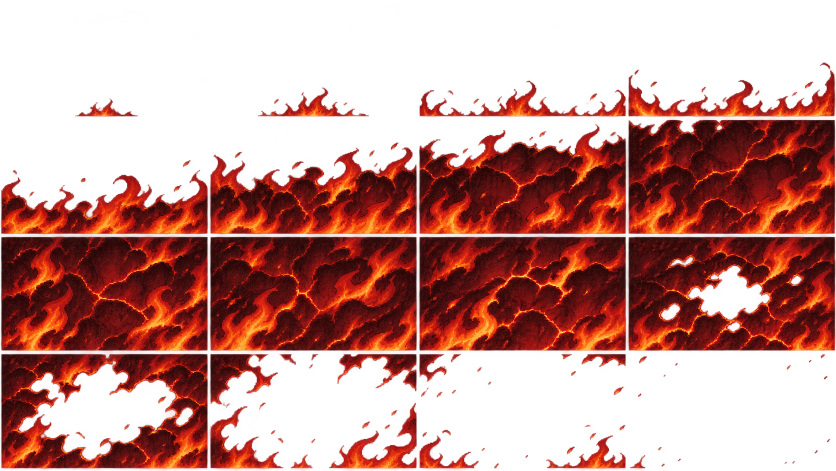
#> input picture SourceArt/wrath_phase_wipe/source.png, 1672 x 941 px (shown at 1/2 size)
$ python package.py
#> lines starting #> are read from the running program, lines starting #| are printed output that depends on the picture; after the words box and inside, x2 and y2 are one past the last pixel; in counts of white or black regions, pixels touching at a corner belong together
"""Slice the image-model full-screen FX; no procedural painting or interpolation."""
from pathlib import Path
import hashlib
import json
import math
import numpy as np
from PIL import Image

HERE = Path(__file__).resolve().parent
DEST = HERE.parents[1] / 'Assets/Resources/WrathGeneral/phase2/wipe'

def edge(x):
    return math.floor(x+.5)

def export():
    source = Image.open(HERE/'source.png').convert('RGBA')
#> source is the input picture: PIL image 1672x941 RGBA; mean R, G, B, A 78.1, 13.3, 6.9, 116.9
    width, height = source.size
#> width = 1672; height = 941
    frames, records = [], []
    DEST.mkdir(parents=True, exist_ok=True)
    for index in range(16):
        row, col = divmod(index, 4)
        # Full-bleed effects intentionally reach cell edges. Inset removes painted sheet separators.
        box = (edge(col*width/4)+2, edge(row*height/4)+2,
               edge((col+1)*width/4)-2, edge((row+1)*height/4)-2)
        a = np.array(source.crop(box).resize((512,288), Image.Resampling.NEAREST))
        solid = a[:,:,3] >= 128
        a[:,:,3] = np.where(solid,255,0)
        a[~solid] = 0
        frame = Image.fromarray(a)
        frame.save(DEST/f'wipe-{index+1:02}.png', optimize=True)
        frames.append(frame)
        records.append({'frame': index+1, 'sourceRect': box,
                        'opaqueCoverage': float(solid.mean()),
                        'sha256': hashlib.sha256(a.tobytes()).hexdigest()})
#> this loop made 16 passes
#> pass 1, in export, `a = np.array(source.crop(box).resize((512,288), Image.Resampling.NEARE..`:
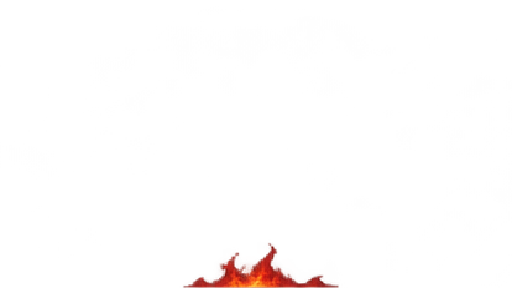
#> a: shape (288, 512, 4); mean R, G, B, A 4, 0.6, 0.2, 3.2; transparent parts drawn white
#> pass 1, in export, `solid = a[:,:,3] >= 128`:
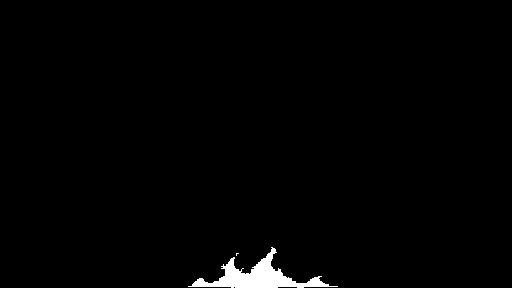
#> solid: shape (288, 512) bool; 1.3% white; 2 white regions (1 under 20 px), largest, box (x1, y1, x2, y2) and area: (188, 247, 338, 288) 1892
#> pass 2, in export, `a = np.array(source.crop(box).resize((512,288), Image.Resampling.NEARE..`:
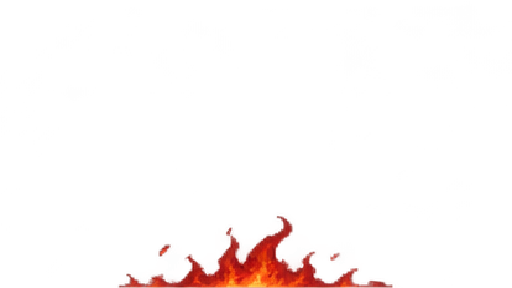
#> a: shape (288, 512, 4); mean R, G, B, A 12.5, 1.5, 0.6, 8.3; transparent parts drawn white
#> after the loop:
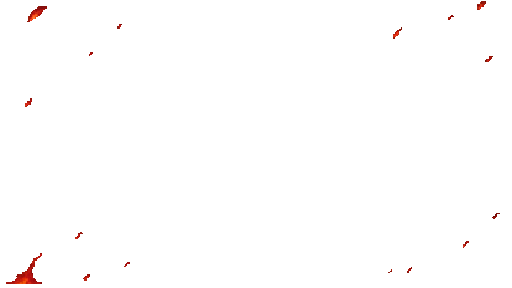
#> a: shape (288, 512, 4); mean R, G, B, A 0.9, 0.1, 0.1, 1.3; transparent parts drawn white
#> after the loop:
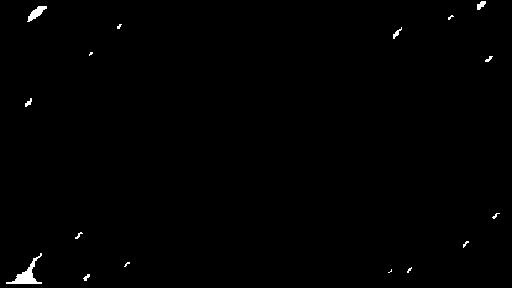
#> solid: shape (288, 512) bool; 0.52% white; 16 white regions (8 under 20 px), largest, box (x1, y1, x2, y2) and area: (6, 253, 42, 284) 322, (27, 6, 47, 22) 141, (477, 1, 486, 10) 50
#> after the loop, frames = 16 items; records = 16 items
    assert len({r['sha256'] for r in records}) == 16
    for record in records[8:11]:
        assert record['opaqueCoverage'] >= .97, f'Peak texture coverage too low: {record}'
#> this loop made 3 passes
    assert records[0]['opaqueCoverage'] < .1
    assert records[-1]['opaqueCoverage'] < .02
    frames[0].save(HERE/'wipe.webp', save_all=True, append_images=frames[1:],
                   duration=[100]*16, loop=0, lossless=True, method=6)
    atlas = Image.new('RGBA', (2048,1152))
#> atlas: PIL image 2048x1152 RGBA; every value is 0
    for i, frame in enumerate(frames):
        atlas.paste(frame, ((i%4)*512,(i//4)*288))
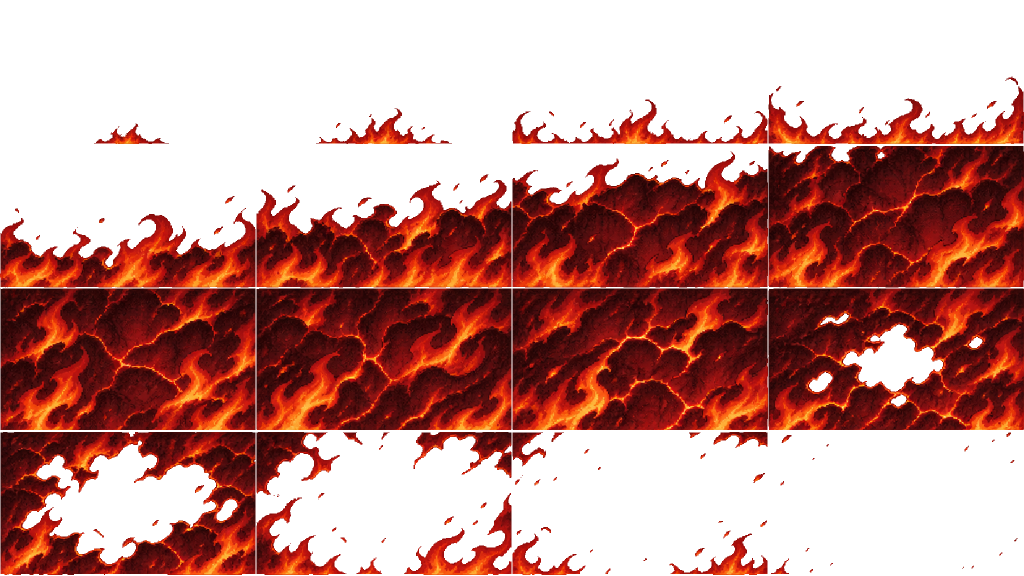
#> atlas: PIL image 2048x1152 RGBA (shown at 1/2 size); mean R, G, B, A 61.6, 12.2, 6.5, 121.8; transparent parts drawn white
    atlas.save(HERE/'registered.png', optimize=True)
    report = {'art_source':'host_image', 'route':'built-in image_gen',
              'sourceSize':source.size, 'canvas':[512,288], 'count':16,
              'durationSeconds':1.6, 'alpha':'binary; transparent RGB zero',
              'fullBleed':True, 'peakComposite':'runtime opaque charcoal underlay fills tiny alpha holes in frames9-11', 'frames':records}
    (HERE/'manifest.json').write_text(json.dumps(report,indent=2), encoding='utf-8')
    print(json.dumps({'frames':16,'coverage':[round(r['opaqueCoverage'],4) for r in records]}))
#| {"frames": 16, "coverage": [0.0129, 0.0335, 0.0766, 0.1376, 0.3177, 0.5379, 0.7436, 0.9613, 0.9788, 0.9788, 0.9796, 0.8727, 0.649, 0.2674, 0.093, 0.0052]}

if __name__ == '__main__':
    export()
